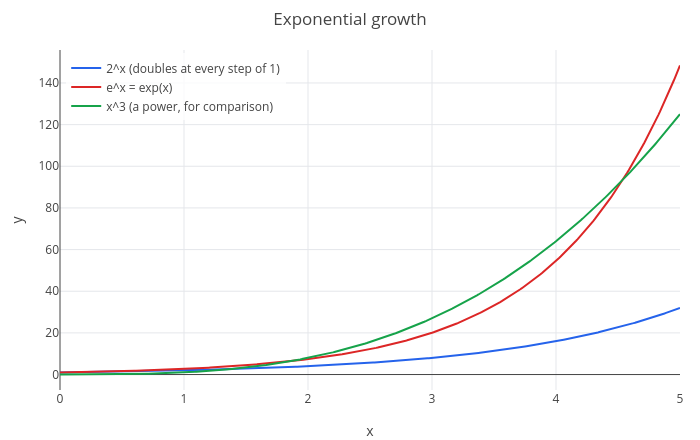

The notebook cell saved with this chart:
### Markdown cell above
So $x^2 - 6x + 11 = (x - 3)^2 + 2$ has its vertex at $(3, 2)$.

## 4. Exponentials and logarithms

In $2^x$ the variable is in the exponent. Such **exponential functions** grow faster than any power of $x$. Every time
$x$ increases by 1, $2^x$ doubles. The most important one uses the base $e \approx 2.718$: `exp(x)` is $e^x$.

### Code cell
p = plot(2^x, exp(x), x^3, x, 0, 5);
p = legend(p, "2^x (doubles at every step of 1)", "e^x = exp(x)", "x^3 (a power, for comparison)");
labels(title(p, "Exponential growth"), "x", "y")

### Figure 1 — Plotly figure (JSON) as saved in the notebook; plotly's stock layout.template omitted (floating-point values rounded to 4 significant figures; data arrays with more than 128 entries replaced by an {"elided": "..."} marker saying what was removed)
{"data": [{"line": {"color": "#2563eb", "width": 2}, "mode": "lines", "name": "2^x (doubles at every step of 1)", "type": "scatter", "x": {"elided": "402 float values"}, "y": {"elided": "402 float values"}}, {"line": {"color": "#dc2626", "width": 2}, "mode": "lines", "name": "e^x = exp(x)", "type": "scatter", "x": {"elided": "402 float values"}, "y": {"elided": "402 float values"}}, {"line": {"color": "#16a34a", "width": 2}, "mode": "lines", "name": "x^3 (a power, for comparison)", "type": "scatter", "x": {"elided": "402 float values"}, "y": {"elided": "402 float values"}}], "layout": {"height": 440, "legend": {"bgcolor": "rgba(255,255,255,0.8)", "x": 0.01, "xanchor": "left", "y": 0.99, "yanchor": "top"}, "margin": {"b": 50, "l": 60, "r": 20, "t": 50}, "showlegend": true, "title": {"text": "Exponential growth"}, "width": 700, "xaxis": {"title": {"text": "x"}, "zeroline": true}, "yaxis": {"range": [-7.421, 155.8], "title": {"text": "y"}, "zeroline": true}}}
